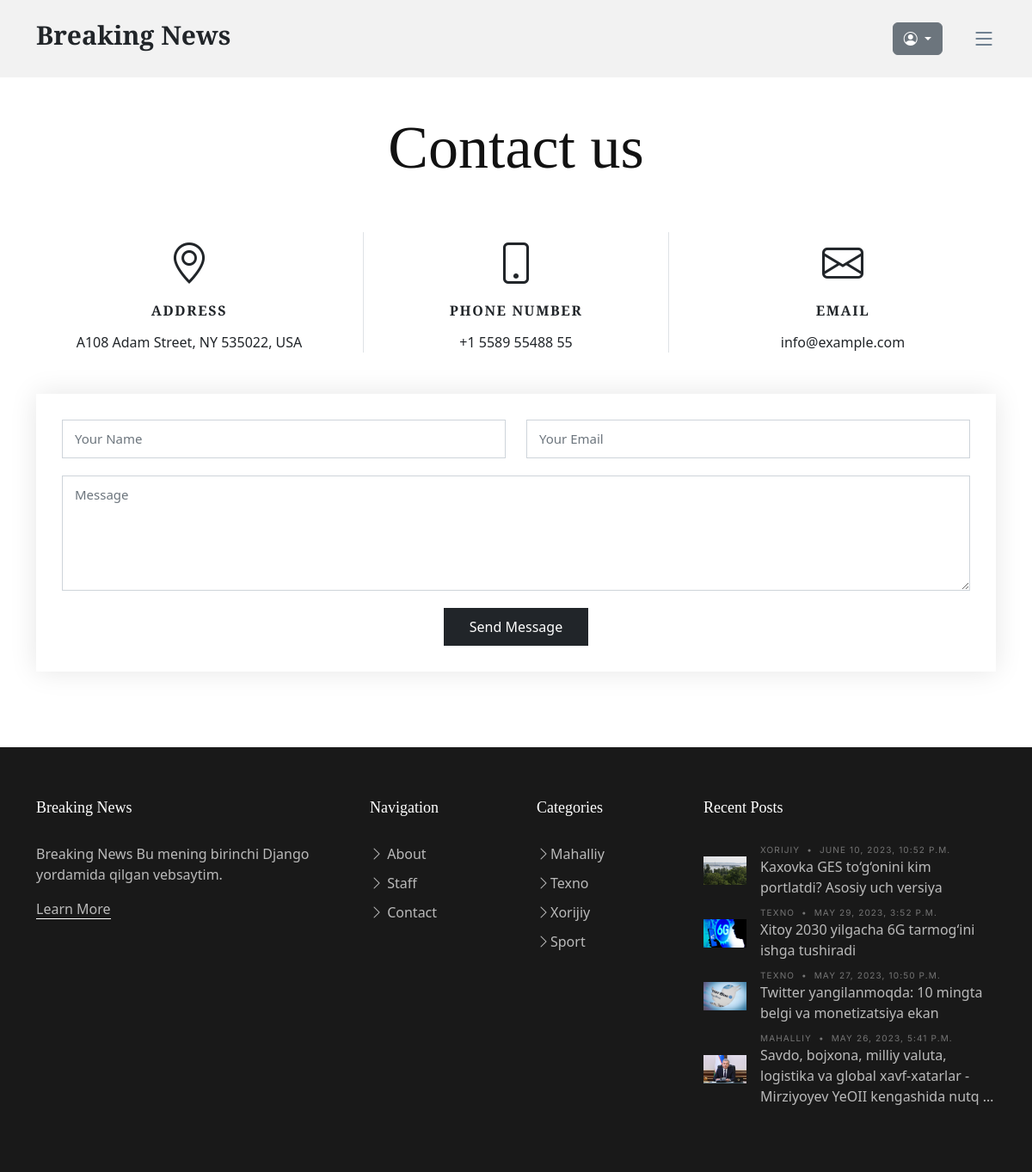
Page /contact/ on the committed database.
### news_app/models.py (models this page shows, shortened)
class News(models.Model):
    class Status(models.TextChoices):
        Draft = "DF", "Draft"
        Published = "PB", "Published"
    title = models.CharField(max_length=250)
    slug = models.SlugField(max_length=300)
    body = models.TextField()
    image = models.ImageField(upload_to="news/images")
    category = models.ForeignKey(Category, on_delete=models.CASCADE)
    published_time = models.DateTimeField(default=timezone.now)
    created_time = models.DateTimeField(auto_now_add=True)
    updated_time = models.DateTimeField(auto_now=True)
    status = models.CharField(
        max_length=2, choices=Status.choices, default=Status.Draft
    )
    objects = models.Manager()  # defauld manager
    published = PublishedManager()
    class Meta:
        ordering = ["-published_time"]

class Category(models.Model):
    name = models.CharField(max_length=150)
    def __str__(self):
        return self.name

### news_app/views.py (the view, shortened to what this page needs)
# urls.py: path("contact/", ContactPageView.as_view(), name="contact_page"),
class ContactPageView(TemplateView):
    template_name = "news/contact.html"
    def get(self, request, *args, **kwargs):
        form = ContactForm()
        context = {"form": form}
        return render(request, "news/contact.html", context)

### news_app/forms.py
class ContactForm(forms.ModelForm):
    class Meta:
        model = Contact
        fields = ["name", "email", "message"]

### news_app/context_procesor.py (called while the page is built)
def top_news(request):
    categories = Category.objects.all()
    top_news = News.published.all().order_by("-published_time")[:4]
    context = {
        "top_news": top_news,
        "categories": categories,
    }
    return context

### news_app/models.py (called while the page is built)
    def get_queryset(self):
        return super().get_queryset().filter(status=News.Status.Published)

### templates/news/contact.html (shortened to what this page needs)
{% extends 'news/base.html' %}
{% load static %}
{% block content %}
  <main id="main">
    <section id="contact" class="contact mb-5">
      <div class="container" data-aos="fade-up">
        <div class="row">
          <div class="col-lg-12 text-center mb-5">
            <h1 class="page-title">Contact us</h1>
          </div>
        </div>
        <div class="row gy-4">
          <div class="col-md-4">
            <div class="info-item">
              <i class="bi bi-geo-alt"></i>
              <h3>Address</h3>
              <address>A108 Adam Street, NY 535022, USA</address>
            </div>
          </div>
          <div class="col-md-4">
            <div class="info-item info-item-borders">
              <i class="bi bi-phone"></i>
              <h3>Phone Number</h3>
              <p><a href="tel:+155895548855">+1 5589 55488 55</a></p>
            </div>
          </div>
          <div class="col-md-4">
            <div class="info-item">
              <i class="bi bi-envelope"></i>
              <h3>Email</h3>
              <p><a href="mailto:info@example.com">info@example.com</a></p>
            </div>
          </div>
        </div>
        <div class="form mt-5">
          <form action="#" method="post" role="form" class="php-email-form">{% csrf_token %}
            <div class="row">
              <div class="form-group col-md-6">
                <input type="text" name="name" class="form-control" id="name" placeholder="Your Name" required>
              </div>
              <div class="form-group col-md-6">
                <input type="email" class="form-control" name="email" id="email" placeholder="Your Email" required>
              </div>
            </div>
            <div class="form-group">
              <textarea class="form-control" name="message" rows="5" placeholder="Message" required></textarea>
            </div>
            <div class="text-center"><button type="submit">Send Message</button></div>
          </form>
        </div>
      </div>
    </section>
  </main>
{% endblock content %}

### templates/news/base.html (shortened to what this page needs)
{% load static %}
<!DOCTYPE html>
<html lang="en">
<head>
  <link href="{% static 'vendor/bootstrap/css/bootstrap.min.css' %}" rel="stylesheet">
  <link href="{% static 'vendor/bootstrap-icons/bootstrap-icons.css' %}" rel="stylesheet">
  <link href="{% static 'vendor/swiper/swiper-bundle.min.css' %}" rel="stylesheet">
  <link href="{% static 'vendor/glightbox/css/glightbox.min.css' %}" rel="stylesheet">
  <link href="{% static 'vendor/aos/aos.css' %}" rel="stylesheet">
  <link href="{% static 'css/variables.css' %}" rel="stylesheet">
  <link href="{% static 'css/main.css' %}" rel="stylesheet">
  <link href="{% static 'css/404-page.css' %}" rel="stylesheet">
  <link href="{% static 'css/register.css' %}" rel="stylesheet">
</head>
<body>
  <header id="header" class="header d-flex align-items-center fixed-top">
    <div class="container-fluid container-xl d-flex align-items-center justify-content-between">
      <a href="{% url 'home_page' %}" class="logo d-flex align-items-center">
        <h1>Breaking News</h1>
      </a>
      <div class="position-relative d-flex align-items-center">
        <div class="d-flex align-items-center">
          <div class="dropdown me-1" style="padding: 10px 0 10px 30px;">
            <button type="button" class="btn btn-secondary dropdown-toggle" data-bs-toggle="dropdown" aria-expanded="false" data-bs-offset="10,20">
              <i class="bi bi-person-circle"></i>
            </button>
          </div>
          <i class="bi bi-list mobile-nav-toggle" style="padding-left:30px"></i>
        </div>
      </div>
    </div>
  </header>
  {% block content %}
  {% endblock content %}
  <footer id="footer" class="footer">
    <div class="footer-content">
      <div class="container">
        <div class="row g-5">
          <div class="col-lg-4">
            <h3 class="footer-heading">Breaking News</h3>
            <p>Breaking News Bu mening birinchi Django yordamida qilgan vebsaytim.</p>
            <p><a href="{% url 'about_page' %}" class="footer-link-more">Learn More</a></p>
          </div>
          <div class="col-6 col-lg-2">
            <h3 class="footer-heading">Navigation</h3>
            <ul class="footer-links list-unstyled">
              <li><a href="{% url 'about_page' %}"><i class="bi bi-chevron-right"></i> About</a></li>
              <li><a href="{% url 'staff_page' %}"><i class="bi bi-chevron-right"></i> Staff</a></li>
              <li><a href="{% url 'contact_page' %}"><i class="bi bi-chevron-right"></i> Contact</a></li>
            </ul>
          </div>
          <div class="col-6 col-lg-2">
            <h3 class="footer-heading">Categories</h3>
            <ul class="footer-links list-unstyled">
              <li>
                <a href="{% url 'local_news_page' %}">
                  <i class="bi bi-chevron-right"></i>Mahalliy
                </a>
              </li>
              <li>
                <a href="{% url 'texno_news_page' %}">
                  <i class="bi bi-chevron-right"></i>Texno
                </a>
              </li>
              <li>
                <a href="{% url 'foreign_news_page' %}">
                  <i class="bi bi-chevron-right"></i>Xorijiy
                </a>
              </li>
              <li>
                <a href="{% url 'sport_news_page' %}">
                  <i class="bi bi-chevron-right"></i>Sport
                </a>
              </li>
            </ul>
          </div>
          <div class="col-lg-4">
            <h3 class="footer-heading">Recent Posts</h3>
            <ul class="footer-links footer-blog-entry list-unstyled">
              {% for news in top_news %}
              <li>
                <a href="{% url 'detail_page' news.pk %}" class="d-flex align-items-center">
                  <img src="{{ news.image.url }}" alt="" class="img-fluid me-3">
                  <div>
                    <div class="post-meta d-block"><span class="date">{{ news.category }}</span> <span class="mx-1">&bullet;</span>
                      <span>{{ news.published_time }}</span>
                    </div>
                    <span>{{ news.title | truncatewords:13 }}</span>
                  </div>
                </a>
              </li>
              {% endfor %}
            </ul>
          </div>
        </div>
      </div>
    </div>
  </footer>
</body>
</html>

### static/css/variables.css (style rules this page uses)
:root { --font-default: 'EB Garamond', system-ui, -apple-system, "Segoe UI", Roboto, "Helvetica Neue", Arial, "Noto Sans", "Liberation Sans", sans-serif, "Apple Color Emoji", "Segoe UI Emoji", "Segoe UI Symbol", "Noto Color Emoji"; --font-primary: 'EB Garamond', serif; --font-secondary: 'Inter', sans-serif; --color-default: #212529; --color-default-rgb: 33, 37, 41; --color-links: #212529; --color-links-hover: #15171a; --color-primary: #212529; --color-primary-light: #26282c; --color-primary-dark: #0b0c0e; --color-primary-rgb: 33, 37, 41; --color-primary-light-rgb: 38, 40, 44; --color-primary-dark-rgb: 11, 12, 14; --color-secondary: #596d80; --color-secondary-light: #8498aa; --color-secondary-dark: #404f5c; --color-secondary-rgb: 89, 109, 128; --color-secondary-light-rgb: 132, 152, 170; --color-secondary-dark-rgb: 64, 79, 92; --color-blue: #0d6efd; --color-blue-rgb: 13, 110, 253; --color-indigo: #6610f2; --color-indigo-rgb: 102, 16, 242; --color-purple: #6f42c1; --color-purple-rgb: 111, 66, 193; --color-pink: #f3268c; --color-pink-rgb: 243, 38, 140; --color-red: #df1529; --color-red-rgb: 223, 21, 4; --color-orange: #fd7e14; --color-orange-rgb: 253, 126, 20; --color-yellow: #ffc107; --color-yellow-rgb: 255, 193, 7; --color-green: #059652; --color-green-rgb: 5, 150, 82; --color-teal: #20c997; --color-teal-rgb: 32, 201, 151; --color-cyan: #0dcaf0; --color-cyan-rgb: 13, 202, 240; --color-white: #ffffff; --color-white-rgb: 255, 255, 255; --color-gray: #6c757d; --color-gray-rgb: 108, 117, 125; --color-black: #000000; --color-black-rgb: 0, 0, 0; }
:root { --bs-blue: var(--color-blue); --bs-indigo: var(--color-indigo); --bs-purple: var(--color-purple); --bs-pink: var(--color-pink); --bs-red: var(--color-red); --bs-orange: var(--color-orange); --bs-yellow: var(--color-yellow); --bs-green: var(--color-green); --bs-teal: var(--color-teal); --bs-cyan: var(--color-cyan); --bs-white: var(--color-white); --bs-gray: var(--color-gray); --bs-gray-dark: #343a40; --bs-gray-100: #f8f9fa; --bs-gray-200: #e9ecef; --bs-gray-300: #dee2e6; --bs-gray-400: #ced4da; --bs-gray-500: #adb5bd; --bs-gray-600: #6c757d; --bs-gray-700: #495057; --bs-gray-800: #343a40; --bs-gray-900: #212529; --bs-primary: var(--color-blue); --bs-secondary: var(--color-blue); --bs-success: #198754; --bs-info: #0dcaf0; --bs-warning: #ffc107; --bs-danger: #dc3545; --bs-light: #f8f9fa; --bs-dark: #212529; --bs-primary-rgb: var(--color-primary-rgb); --bs-secondary-rgb: var(--color-secondary-rgb); --bs-success-rgb: 25, 135, 84; --bs-info-rgb: 13, 202, 240; --bs-warning-rgb: 255, 193, 7; --bs-danger-rgb: 220, 53, 69; --bs-light-rgb: 248, 249, 250; --bs-dark-rgb: 33, 37, 41; --bs-white-rgb: var(--color-white-rgb); --bs-black-rgb: var(--color-black-rgb); --bs-body-color-rgb: var(--color-default-rgb); --bs-body-bg-rgb: 255, 255, 255; --bs-font-sans-serif: var(--font-default); --bs-font-monospace: SFMono-Regular, Menlo, Monaco, Consolas, "Liberation Mono", "Courier New", monospace; --bs-gradient: linear-gradient(180deg, rgba(255, 255, 255, 0.15), rgba(255, 255, 255, 0)); --bs-body-font-family: var(--font-default); --bs-body-font-size: 1rem; --bs-body-font-weight: 400; --bs-body-line-height: 1.5; --bs-body-color: var(--color-default); --bs-body-bg: #fff; }

### static/css/404-page.css (style rules this page uses)
a { text-decoration: none; }

### static/css/register.css (style rules this page uses)
:root { --color-white: #fff; --color-light: #f1f5f9; --color-black: #121212; --color-night: #001632; --color-red: #f44336; --color-yellow: #6cf436; --color-blue: #1a73e8; --color-gray: #80868b; --color-grayish: #dadce0; --shadow-normal: 0 1px 3px 0 rgba(0, 0, 0, 0.1), 0 1px 2px 0 rgba(0, 0, 0, 0.06); --shadow-medium: 0 4px 6px -1px rgba(0, 0, 0, 0.1), 0 2px 4px -1px rgba(0, 0, 0, 0.06); --shadow-large: 0 10px 15px -3px rgba(0, 0, 0, 0.1), 0 4px 6px -2px rgba(0, 0, 0, 0.05); }
.login a, button { font-family: inherit; font-size: inherit; line-height: inherit; cursor: pointer; border: none; outline: none; text-decoration: none; }
.login, img { display: block; width: 100%; height: auto; object-fit: cover; }

### rows in the picture
News: image (picture), category "XORIJIY", published_time "JUNE 10, 2023, 10:52 P.M.", title "Kaxovka GES to‘g‘onini kim portlatdi? Asosiy uch versiya"
News: image (picture), category "TEXNO", published_time "MAY 29, 2023, 3:52 P.M.", title "Xitoy 2030 yilgacha 6G tarmog‘ini ishga tushiradi"
News: image (picture), category "TEXNO", published_time "MAY 27, 2023, 10:50 P.M.", title "Twitter yangilanmoqda: 10 mingta belgi va monetizatsiya ekan"
News: image (picture), category "MAHALLIY", published_time "MAY 26, 2023, 5:41 P.M.", title "Savdo, bojxona, milliy valuta, logistika va global xavf-xatarlar - Mirziyoyev YeOII kengashida nutq …"
